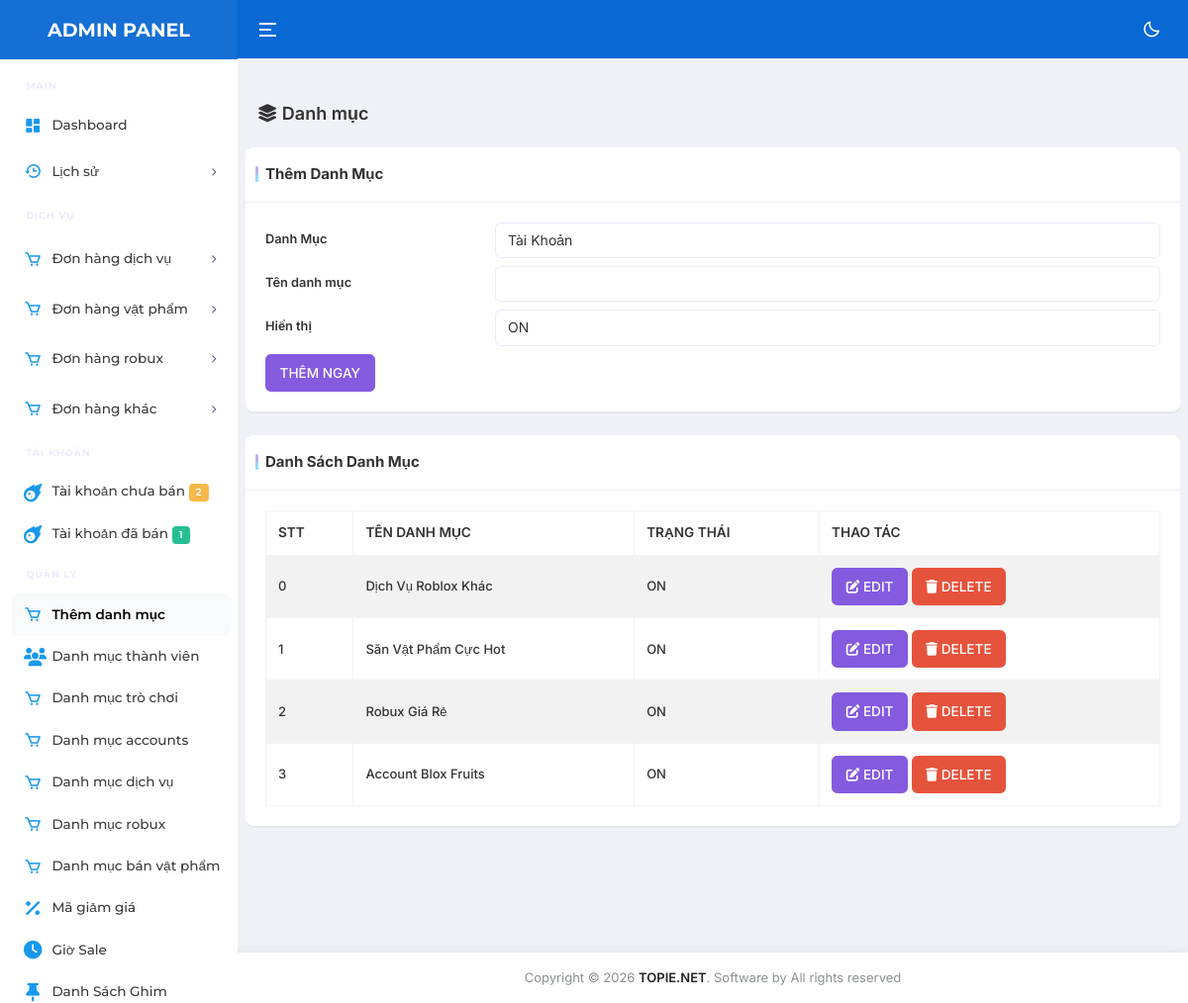
Page /public/admin/Danhmuc.php (signed in) on the committed database.
### tables this page shows
CREATE TABLE `danh_muc_tai_khoan` (
  `id` int(11) NOT NULL,
  `danhmuc` text NOT NULL,
  `name` text NOT NULL,
  `noidung` text NOT NULL,
  `status` text NOT NULL
);

### config/function.php (called while the page is built, shortened)
<?php
$CMSNAV = new CMSNAV;
function BASE_URL($url)
{
    $a = (isset($_SERVER['HTTPS']) && $_SERVER['HTTPS'] === 'on' ? "https" : "http") . "://" . $_SERVER["HTTP_HOST"];
    if($a == 'http://localhost'){
        $a = 'http://localhost/CMSNAV.CO/SHOPNICK2';
    }
    return $a.'/'.$url;
}

### config/config.php (called while the page is built, shortened)
<?php
class CMSNAV
{
    private $ketnoi;
    function connect()
    {
        if (!$this->ketnoi)
        {
            $this->ketnoi = mysqli_connect('localhost', 'randomsieuxin_test11', 'randomsieuxin_test11', 'randomsieuxin_test11') or die ('Vui lòng kết nối đến DATABASE');
            mysqli_query($this->ketnoi, "set names 'utf8'");
        }
    }
    function get_list($sql)
    {
        $result = mysqli_query($this->ketnoi, $sql);
        $return = array();
        while ($row = mysqli_fetch_assoc($result))
        {
            $return[] = $row;
        }
        return $return;
    }
}

### public/admin/Danhmuc.php (the view, shortened to what this page needs)
<?php
    require_once("../../config/config.php");
    require_once("../../config/function.php");
    require_once(__DIR__."/Header.php");
    require_once(__DIR__."/Sidebar.php");
?>
<div class="main-content app-content">
    <div class="container-fluid">
        <div class="d-md-flex d-block align-items-center justify-content-between my-4 page-header-breadcrumb">
            <h1 class="page-name fw-semibold fs-18 mb-0"><i class="fa-solid fa-layer-group"></i> Danh mục
            </h1>
            </div>
        </div>
        <div class="row">
            <div class="col-xl-12">
                <div class="card custom-card">
                    <div class="card-header justify-content-between">
                        <div class="card-title">
                           Thêm danh mục
                        </div>
                    </div>
                    <div class="card-body">
                        <form action="" method="POST" enctype="multipart/form-data">
                            <div class="form-label row">
                                <label class="col-sm-3 col-form-label">Danh Mục</label>
                                <div class="col-sm-9">
                                    <select class="form-control show-tick" name="danhmuc" required>
                                        <option value="account">Tài Khoản</option>
                                    </select>
                                </div>
                            </div>
                            <div class="form-label row">
                                <label class="col-sm-3 col-form-label">Tên danh mục</label>
                                <div class="col-sm-9">
                                    <div class="form-line">
                                        <input type="text" name="title" class="form-control" required>
                                    </div>
                                </div>
                            </div>
                            <div class="form-label row">
                                <label class="col-sm-3 col-form-label">Hiển thị</label>
                                <div class="col-sm-9">
                                    <select class="form-control show-tick" name="display" required>
                                        <option value="ON">ON</option>
                                    </select>
                                </div>
                            </div>
                            <button type="submit" name="ThemChuyenMuc" class="btn btn-primary btn-block">
                                <span>THÊM NGAY</span></button>
                        </form>
                    </div>
                </div>
            </div>
             <div class="col-xl-12">
                <div class="card custom-card">
                    <div class="card-header justify-content-between">
                        <div class="card-title">
                           Danh sách danh mục
                        </div>
                    </div>
                    <div class="card-body">
                        <div class="table-responsive">
                            <table id="datatable1" class="table table-bordered table-striped table-hover">
                                <thead>
                                    <tr>
                                        <th>STT</th>
                                        <th>TÊN DANH MỤC</th>
                                        <th>TRẠNG THÁI</th>
                                        <th>THAO TÁC</th>
                                    </tr>
                                </thead>
                                <tbody>
                                    <?php $i = 0; foreach($CMSNAV->get_list(" SELECT * FROM `danh_muc_tai_khoan` ORDER BY id DESC ") as $row){ ?>
                                    <tr>
                                        <td><?=$i++;?></td>
                                        <td><?=$row['name'];?></td>
                                        <td><?=$row['status'];?></td>
                                        <td>
                                            <a class="btn btn-primary"
                                                href="<?=BASE_URL('Admin/Danhmuc/Edit/');?><?=$row['id'];?>"><i
                                                    class="fas fa-edit"></i>
                                                <span>EDIT</span></a>
                                            <button class="btn btn-danger delete" data-id="<?=$row['id'];?>"
                                                data-name="<?=$row['title'];?>"><i class="fas fa-trash"></i>
                                                <span>DELETE</span></button>
                                        </td>
                                    </tr>
                                    <?php }?>
                                </tbody>
                            </table>
                        </div>
                    </div>
                </div>
            </div>
        </div>
</div>
<?php
    require_once(__DIR__."/Footer.php");
?>

### public/admin/Header.php (style rules this page uses)
.table-responsive { overflow-x: auto; -webkit-overflow-scrolling: touch; }
th, td { padding: 8px; }
thead { position: sticky; top: 0; background-color: white; z-index: 1; }

### rows in the picture
danh_muc_tai_khoan: name "Dịch Vụ Roblox Khác", status "ON"
danh_muc_tai_khoan: name "Săn Vật Phẩm Cực Hot", status "ON"
danh_muc_tai_khoan: name "Robux Giá Rẻ", status "ON"
danh_muc_tai_khoan: name "Account Blox Fruits", status "ON"

### other values in the picture
$CMSNAV->num_rows("SELECT * FROM `accounts` WHERE `username` IS NULL") "2"
